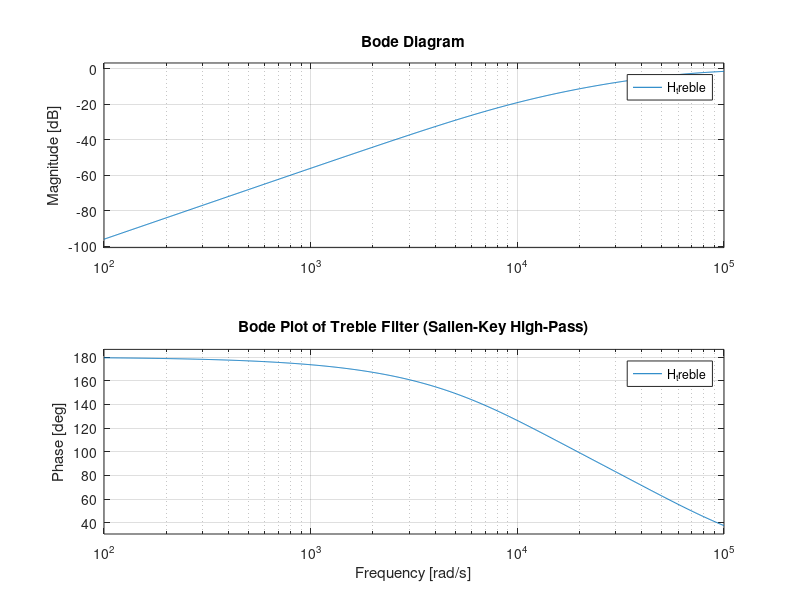

Write MATLAB code to recreate this figure.
clc;
clear;

% === Treble Filter - Sallen-Key High-Pass ===

% Component values
R16 = 470e3;   % Ohms
R19 = 336e3;   % Ohms
C6 = 100e-12;  % Farads
C7 = 100e-12;

% Define s-domain variable
s = tf('s');

% Angular cutoff frequency (rad/s)
w0 = 1 / sqrt(R16 * R19 * C6 * C7);

% Quality factor Q
Q = sqrt(R16 * R19 * C6 * C7) / (R16*C7 + R19*C6 + R19*C7);

% Convert to cutoff frequency in Hz
f_cutoff = w0 / (2 * pi);

% Print cutoff frequency
fprintf('Treble filter cutoff frequency: %.2f Hz\n', f_cutoff);

% Sallen-Key high-pass transfer function
H_treble = (s^2) / (s^2 + (w0/Q)*s + w0^2);

% Plot Bode magnitude
bode(H_treble, {100, 1e5});
grid on;
title('Bode Plot of Treble Filter (Sallen-Key High-Pass)');
